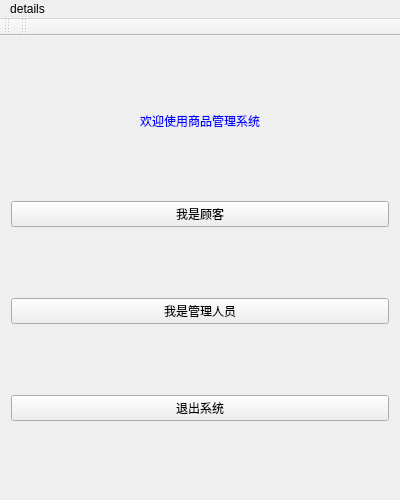
<?xml version="1.0" encoding="UTF-8"?>
<ui version="4.0">
 <class>MainWindow</class>
 <widget class="QMainWindow" name="MainWindow">
  <property name="geometry">
   <rect>
    <x>0</x>
    <y>0</y>
    <width>400</width>
    <height>500</height>
   </rect>
  </property>
  <property name="windowTitle">
   <string>MainWindow</string>
  </property>
  <property name="styleSheet">
   <string notr="true">background-image: url(:/resource/111.png);</string>
  </property>
  <widget class="QWidget" name="centralWidget">
   <property name="sizePolicy">
    <sizepolicy hsizetype="Preferred" vsizetype="Fixed">
     <horstretch>0</horstretch>
     <verstretch>0</verstretch>
    </sizepolicy>
   </property>
   <layout class="QVBoxLayout" name="verticalLayout">
    <item alignment="Qt::AlignHCenter">
     <widget class="QLabel" name="label">
      <property name="enabled">
       <bool>false</bool>
      </property>
      <property name="sizePolicy">
       <sizepolicy hsizetype="Preferred" vsizetype="Fixed">
        <horstretch>0</horstretch>
        <verstretch>0</verstretch>
       </sizepolicy>
      </property>
      <property name="styleSheet">
       <string notr="true">color: rgb(0, 0, 255);
font: 24pt &quot;黑体&quot;;</string>
      </property>
      <property name="text">
       <string>欢迎使用商品管理系统</string>
      </property>
     </widget>
    </item>
    <item>
     <widget class="QPushButton" name="pushButton1">
      <property name="sizePolicy">
       <sizepolicy hsizetype="Preferred" vsizetype="Maximum">
        <horstretch>0</horstretch>
        <verstretch>0</verstretch>
       </sizepolicy>
      </property>
      <property name="focusPolicy">
       <enum>Qt::NoFocus</enum>
      </property>
      <property name="styleSheet">
       <string notr="true">
</string>
      </property>
      <property name="text">
       <string>我是顾客</string>
      </property>
     </widget>
    </item>
    <item>
     <widget class="QPushButton" name="pushButton_2">
      <property name="sizePolicy">
       <sizepolicy hsizetype="Preferred" vsizetype="Maximum">
        <horstretch>0</horstretch>
        <verstretch>0</verstretch>
       </sizepolicy>
      </property>
      <property name="styleSheet">
       <string notr="true"/>
      </property>
      <property name="text">
       <string>我是管理人员</string>
      </property>
     </widget>
    </item>
    <item>
     <widget class="QPushButton" name="pushButton_3">
      <property name="sizePolicy">
       <sizepolicy hsizetype="Preferred" vsizetype="Maximum">
        <horstretch>0</horstretch>
        <verstretch>0</verstretch>
       </sizepolicy>
      </property>
      <property name="styleSheet">
       <string notr="true"/>
      </property>
      <property name="text">
       <string>退出系统</string>
      </property>
     </widget>
    </item>
   </layout>
  </widget>
  <widget class="QMenuBar" name="menuBar">
   <property name="geometry">
    <rect>
     <x>0</x>
     <y>0</y>
     <width>400</width>
     <height>23</height>
    </rect>
   </property>
   <widget class="QMenu" name="menudetails">
    <property name="title">
     <string>details</string>
    </property>
    <widget class="QMenu" name="menuabout">
     <property name="title">
      <string>about</string>
     </property>
     <widget class="QMenu" name="menumanager_list">
      <property name="title">
       <string>manager list</string>
      </property>
      <addaction name="actionyuqi_sun"/>
      <addaction name="actionjinpeng_yu"/>
      <addaction name="actionjiaxuan_chen"/>
     </widget>
     <addaction name="menumanager_list"/>
    </widget>
    <addaction name="menuabout"/>
    <addaction name="actionothers"/>
   </widget>
   <addaction name="menudetails"/>
  </widget>
  <widget class="QToolBar" name="mainToolBar">
   <attribute name="toolBarArea">
    <enum>TopToolBarArea</enum>
   </attribute>
   <attribute name="toolBarBreak">
    <bool>false</bool>
   </attribute>
  </widget>
  <widget class="QToolBar" name="toolBar">
   <property name="windowTitle">
    <string>toolBar</string>
   </property>
   <attribute name="toolBarArea">
    <enum>TopToolBarArea</enum>
   </attribute>
   <attribute name="toolBarBreak">
    <bool>false</bool>
   </attribute>
  </widget>
  <action name="actionyuqi_sun">
   <property name="text">
    <string>yuqi sun</string>
   </property>
  </action>
  <action name="actionjinpeng_yu">
   <property name="text">
    <string>jinpeng yu</string>
   </property>
  </action>
  <action name="actionjiaxuan_chen">
   <property name="text">
    <string>jiaxuan chen</string>
   </property>
  </action>
  <action name="actionothers">
   <property name="text">
    <string>others</string>
   </property>
  </action>
 </widget>
 <layoutdefault spacing="6" margin="11"/>
 <resources/>
 <connections/>
</ui>
